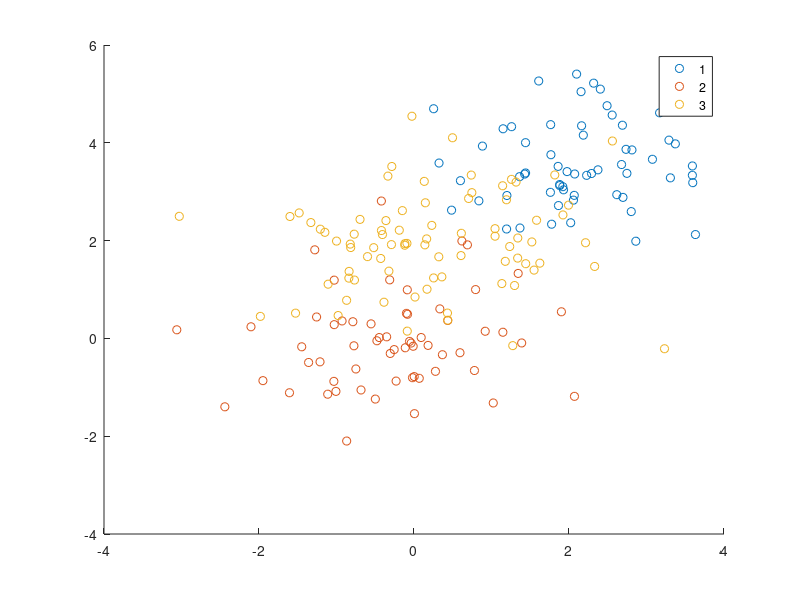

Source code (MATLAB): (Note: this script raises an error after producing the figure.)
% EC 414 Introduction to Machine Learning
% Spring 2022
% Homework 2
% by Stefan Lütschg
% U27846111
% Nearest Neighbor Classifier
%
% Problem 2.5 a, b, c, d


clc, clear, close all

fprintf("==== Loading data_knnSimulation.mat\n");
load("data_knnSimulation.mat")

Ntrain = size(Xtrain,1);

%% a) Plotting
% include a scatter plot
% MATLAB function: gscatter()
gscatter(Xtrain(:,1),Xtrain(:,2),ytrain);
ax = gca;
ax.FontSize = 20;
grid on;
% label axis and include title
xlabel('X_1','FontSize',14,'FontWeight','bold')
ylabel('X_2','FontSize',14,'FontWeight','bold')
title('Training Data','FontSize',14)


%% b)Plotting Probabilities on a 2D map
K = 10;
% specify grid
[Xgrid, Ygrid]=meshgrid([-3.5:0.1:6],[-3:0.1:6.5]);
Xtest = [Xgrid(:),Ygrid(:)];
[Ntest,dim]=size(Xtest);
% compute probabilities of being in class 2 for each point on grid
distances10 = zeros(Ntest,Ntrain);
for i = 1:Ntest
    for j = 1:Ntrain
        distances10(i,j) = sqrt((Xtrain(j,1) - Xtest(i,1))^2 + (Xtrain(j,2) - Xtest(i,2))^2);
     
    end
    
end
dist_sorted = sort(distances10,2,'ascend');
closest_10 = dist_sorted(:,1:10); % Smallest 10 distances
count_of_twos = zeros(Ntest,1);
for i = 1:Ntest
    for j = 1:Ntrain
        for k = 1 : K
            if distances10(i,j) == closest_10(i,k) && ytrain(j) == 2
                count_of_twos(i) = count_of_twos(i) + 1;
            end
        end
    end
end
probabilities_2 = count_of_twos / K;
% Figure for class 2
figure
class2ProbonGrid = reshape(probabilities_2,size(Xgrid));
contourf(Xgrid,Ygrid,class2ProbonGrid);
colorbar;
% remember to include title and labels!
xlabel('X_1','FontSize',20,'FontWeight','bold')
ylabel('X_2','FontSize',20,'FontWeight','bold')
title('$\hat{p}(y = 2 | \textbf{x})$','FontSize',20,'interpreter','latex')
ax = gca;
ax.FontSize = 20;


% repeat steps above for class 3 below
count_of_threes = zeros(Ntest,1);
for i = 1:Ntest
    for j = 1:Ntrain
        for k = 1 : K
            if distances10(i,j) == closest_10(i,k) && ytrain(j) == 3
                count_of_threes(i) = count_of_threes(i) + 1;
            end
        end
    end
end
probabilities3 = count_of_threes / K;
figure;
class3ProbonGrid = reshape(probabilities3,size(Xgrid));
contourf(Xgrid,Ygrid,class3ProbonGrid);
colorbar;
xlabel('X_1','FontSize',20,'FontWeight','bold')
ylabel('X_2','FontSize',20,'FontWeight','bold')
title('$\hat{p}(y = 3 | \textbf{x})$','FontSize',20,'interpreter','latex')
ax = gca;
ax.FontSize = 20;
%% c) Class label predictions
K = 1 ; % K = 1 case

% compute predictions 
min_distances = min(distances10);
%ypred = 
figure
gscatter(Xgrid(:),Ygrid(:),ypred,'rgb')
xlim([-3.5,6]);
ylim([-3,6.5]);
% remember to include title and labels!
% xlabel('')
% ylabel('')
% title('')

% repeat steps above for the K=5 case. Include code for this below.

%% d) LOOCV CCR computations

for k = 1:2:11
    % determine leave-one-out predictions for k
    %ypred = 


    % compute confusion matrix
    conf_mat = confusionmat(Ygrid(:), ypred);
    % from confusion matrix, compute CCR
    %CCR = 
    
    % below is logic for collecting CCRs into one vector
    if k == 1
        CCR_values = CCR;
    else
        CCR_values = [CCR_values, CCR];
    end
end

% plot CCR values for k = 1,3,5,7,9,11
% label x/y axes and include title
